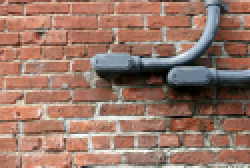
%> input picture Doctoral mission/1.bmp, 125 x 84 px (shown 2 times larger)
$ octave monochrome.m   (GNU Octave 9; MATLAB toolbox functions it lacks are replaced by stand-ins)
%> lines starting %> are read from the running program, lines starting %| are printed output that depends on the picture; in (x1, y1, x2, y2) boxes, pixels count from 0 and x2, y2 are one past the last pixel; in counts of white or black regions, pixels touching at a corner belong together; the program's own positions count from 1
[FileName, FilePath]=uigetfile('*.jpg;*.png;*.tif;*.img;*.bmp;*.gif;','请选择图像数据');
%> the answer given: 1.bmp
str=[FilePath FileName];
Image=imread(str);
%> Image is the input picture: size 84x125x3 uint8; mean R, G, B 152.6, 117.9, 103.7
% 以对话框的形式选择打开一幅图像
Gray=rgb2gray(Image);
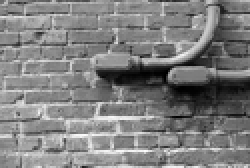
%> Gray: size 84x125 uint8 (shown 2 times larger); min 0, max 253, mean 126.7
R=Image(:,:,1); G=Image(:,:,2); B=Image(:,:,3);
%> after `R=Image(:,:,1)`:
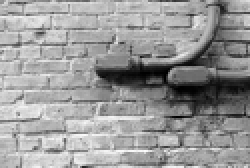
%> R: size 84x125 uint8 (shown 2 times larger); min 0, max 252, mean 152.6
%> after `B=Image(:,:,3)`:
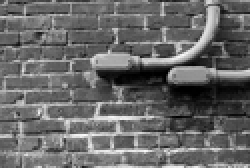
%> B: size 84x125 uint8 (shown 2 times larger); min 0, max 251, mean 103.7
diff_R=0; diff_G=0; diff_B=0;  % 设置红、绿、蓝三种颜色提取阈值（越大越严格）

Image_R=Image;
RP_R=Image(:,:,1); RP_G=Image(:,:,2); RP_B=Image(:,:,3);
XYR=~((R-G)>diff_R&(R-B)>diff_R);  % 提取红色条件是R分量与G、B分量差值大于设定
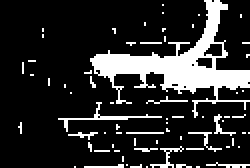
%> XYR: size 84x125 logical (shown 2 times larger); 17.2% white; 69 white regions (60 under 20 px), largest, box (x1, y1, x2, y2) and area: (45, 0, 125, 59) 1280, (29, 51, 81, 66) 91, (75, 73, 92, 84) 44
Mask=Gray(XYR);  % 灰照片掩膜
%> Mask = 1807 values, max 253 at index 571, min 0 at index 737, mean 121.2
RP_R(XYR)=Mask; RP_G(XYR)=Mask; RP_B(XYR)=Mask;  % 使得非红色区域变为灰色
%> after `RP_R(XYR)=Mask`: RP_R: size 84x125 uint8; 14.9% of pixels changed, all inside (x1, y1, x2, y2) = (10, 0, 125, 84)
%> after `RP_G(XYR)=Mask`: RP_G: size 84x125 uint8; min 0, max 253, mean 117.6
%> after `RP_B(XYR)=Mask`: RP_B: size 84x125 uint8; 16.82% of pixels changed, all inside (x1, y1, x2, y2) = (9, 0, 125, 84)
Image_R(:,:,1)=RP_R; Image_R(:,:,2)=RP_G; Image_R(:,:,3)=RP_B;
%> after `Image_R(:,:,2)=RP_G`: Image_R: size 84x125x3 uint8; mean R, G, B 153.7, 117.6, 103.7
%> after `Image_R(:,:,3)=RP_B`: Image_R: size 84x125x3 uint8; mean R, G, B 153.7, 117.6, 102.8

Image_G=Image;
GP_R=Image(:,:,1); GP_G=Image(:,:,2); GP_B=Image(:,:,3);
XYG=~((G-R)>diff_G&(G-B)>diff_G);  % 提取绿色条件是G分量与R、B分量差值大于设定
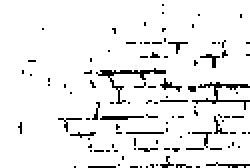
%> XYG: size 84x125 logical (shown 2 times larger); 92.9% white; black in thin lines or dots
Mask=Gray(XYG);  % 灰照片掩膜
GP_R(XYG)=Mask; GP_G(XYG)=Mask; GP_B(XYG)=Mask;  % 使得非绿色区域变为灰色
Image_G(:,:,1)=GP_R; Image_G(:,:,2)=GP_G; Image_G(:,:,3)=GP_B;
%> after `Image_G(:,:,1)=GP_R`:
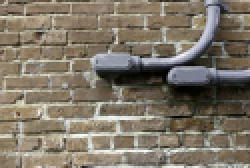
%> Image_G: size 84x125x3 uint8 (shown 2 times larger); mean R, G, B 126.6, 117.9, 103.7

Image_B=Image;
BP_R=Image(:,:,1);BP_G=Image(:,:,2);BP_B=Image(:,:,3);
XYB=~((B-R)>diff_B&(B-G)>diff_B);  % 提取绿色条件是G分量与R、B分量差值大于设定
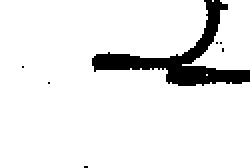
%> XYB: size 84x125 logical (shown 2 times larger); 91.7% white; 7 black regions (6 under 20 px), largest, box (x1, y1, x2, y2) and area: (46, 0, 125, 43) 867
Mask_B=Gray(XYB);  % 灰照片掩膜
BP_R(XYB)=Mask_B; BP_G(XYB)=Mask_B; BP_B(XYB)=Mask_B;  % 使得非蓝色区域变为灰色
Image_B(:,:,1)=BP_R; Image_B(:,:,2)=BP_G; Image_B(:,:,3)=BP_B;

subplot(2,2,1),imshow(Image); title('Image');
subplot(2,2,2),imshow(Image_R); title('Red Pass');
subplot(2,2,3),imshow(Image_G); title('Green Pass');
subplot(2,2,4),imshow(Image_B); title('Blue Pass');
% 显示原图与R/G/B三色提取结果对比图并显示标签

imwrite(Image_R,'Image_R.jpg','jpeg');
imwrite(Image_G,'Image_G.jpg','jpeg');
imwrite(Image_B,'Image_B.jpg','jpeg');
% 将R/G/B三色提取结果写成jpg文件保存到当前目录

$ run again, on Doctoral mission/64.bmp
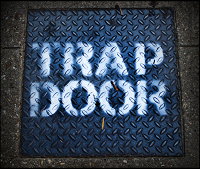
%> input picture Doctoral mission/64.bmp, 200 x 169 px
%> Image is the input picture: size 169x200x3 uint8; mean R, G, B 56.8, 69.9, 86.7
%> `XYR=~((R-G)>diff_R&(R-B)>diff_R);`:
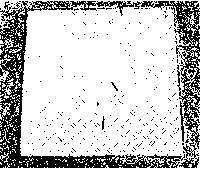
%> XYR: size 169x200 logical; 77.9% white; black in thin lines or dots
%> XYG: size 169x200 logical; 96.3% white; black in thin lines or dots
%> `XYB=~((B-R)>diff_B&(B-G)>diff_B);`:
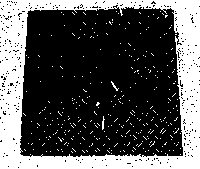
%> XYB: size 169x200 logical; 33.2% white; 332 white regions (329 under 20 px), largest, box (x1, y1, x2, y2) and area: (0, 0, 200, 169) 10628, (102, 116, 105, 130) 23, (111, 81, 119, 91) 21
%> BP_G: size 169x200 uint8; min 0, max 255, mean 70
%> Image_B: size 169x200x3 uint8; mean R, G, B 56.1, 70, 86.7

$ run again, on Doctoral mission/fish.bmp
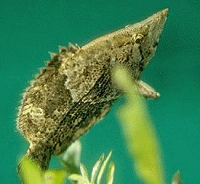
%> input picture Doctoral mission/fish.bmp, 200 x 184 px
%> Image is the input picture: size 184x200x3 uint8; mean R, G, B 64.8, 130.4, 80.8
%> `XYR=~((R-G)>diff_R&(R-B)>diff_R);`:
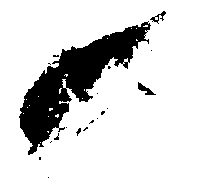
%> XYR: size 184x200 logical; 84% white; 19 black regions (15 under 20 px), largest, box (x1, y1, x2, y2) and area: (19, 21, 151, 155) 5636, (138, 82, 156, 95) 91, (150, 11, 166, 24) 63, (76, 128, 81, 136) 20
%> XYG: size 184x200 logical; 16.8% white; 18 white regions (15 under 20 px), largest, box (x1, y1, x2, y2) and area: (19, 11, 166, 155) 6002, (138, 82, 157, 96) 97, (76, 127, 81, 136) 23
%> Mask = 6194 values, max 248 at index 80, min 4 at index 4786, mean 127.9
%> GP_R: size 184x200 uint8; min 0, max 254, mean 62.8
%> GP_G: size 184x200 uint8; min 1, max 255, mean 129.6
%> GP_B: size 184x200 uint8; min 0, max 248, mean 90
%> Image_G: size 184x200x3 uint8; 16.83% of pixels changed, all inside (x1, y1, x2, y2) = (19, 11, 166, 178)
%> Image_G: size 184x200x3 uint8; mean R, G, B 62.8, 129.6, 80.8
%> `Image_G(:,:,3)=GP_B`:
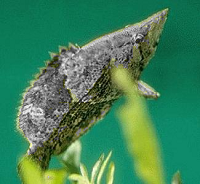
%> Image_G: size 184x200x3 uint8; mean R, G, B 62.8, 129.6, 90
%> XYB: size 184x200 logical; every value is 1
